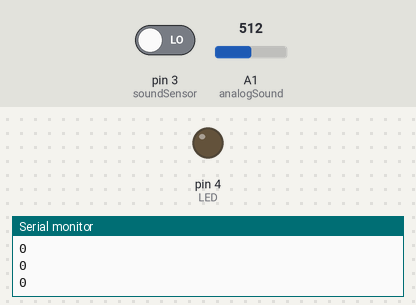
This sketch was run on a simulated Arduino Uno, built with avr-gcc and run on an emulated ATmega328P. On the bench: output pins drawn as LEDs (lit = HIGH), the last lines printed to the serial monitor. Dashed ring = blinking. Inputs (shaded band) come from the test bench; at power-on: pin 3 (soundSensor) LOW, A1 (analogSound) = 512.

Above: at 1.3 s.
1.4 s: pin 3 (soundSensor) driven HIGH
At 1.9 s:
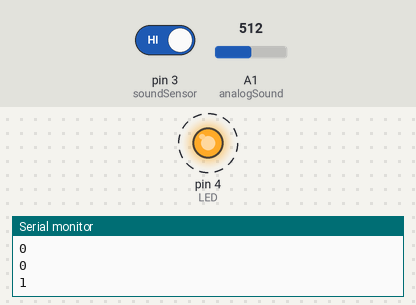
4.4 s: pin 3 (soundSensor) driven LOW
At 5.0 s:
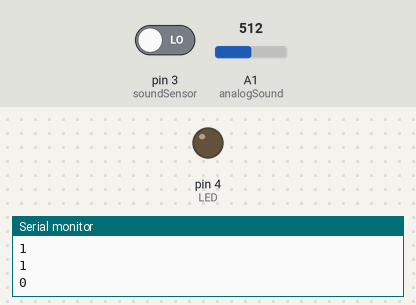
Timing chart, 0 to 7.4 s (numbered marks = the images above; inputs shaded):
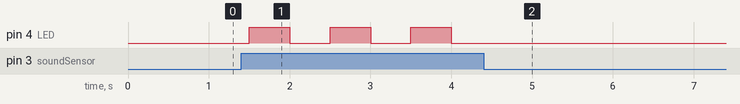

The sketch:

Sound_Sensor_Basics.ino
```cpp
int soundSensor = 3;
#define analogSound A1
int LED = 4 ;
boolean LEDStatus = false;
void setup() {
  pinMode(soundSensor, INPUT);
  pinMode(LED, OUTPUT);
  pinMode(analogSound,INPUT);
  Serial.begin(9600);
}
void loop() {
  int SensorData = digitalRead(soundSensor);
  float analogData = analogRead(analogSound);
//  Serial.println(analogSound);
  Serial.println(SensorData);
  if (SensorData == 1) {

    if (LEDStatus == false) {
      LEDStatus = true;
      digitalWrite(LED, HIGH);
    }
    else {
      LEDStatus = false;
      digitalWrite(LED, LOW);
    }
  }
  delay(500);
}
```

Measured:
- after the input at 1.4 s, pin 4 (LED): alternates HIGH for 0.50 s and LOW for 0.50 s, starting after 0.10 s
- after the input at 4.4 s, pin 4 (LED): stops changing and stays LOW
